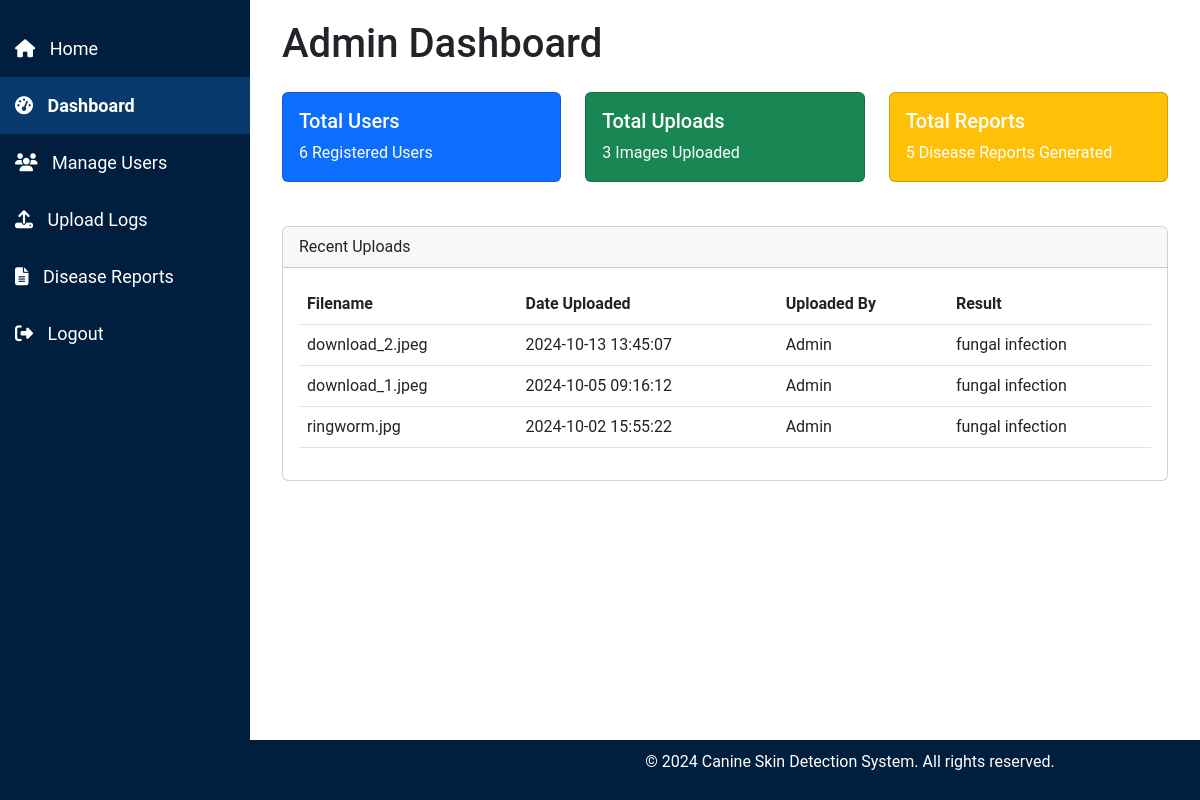
Before: /admin/admin_dashboard (signed in) with the older database file.
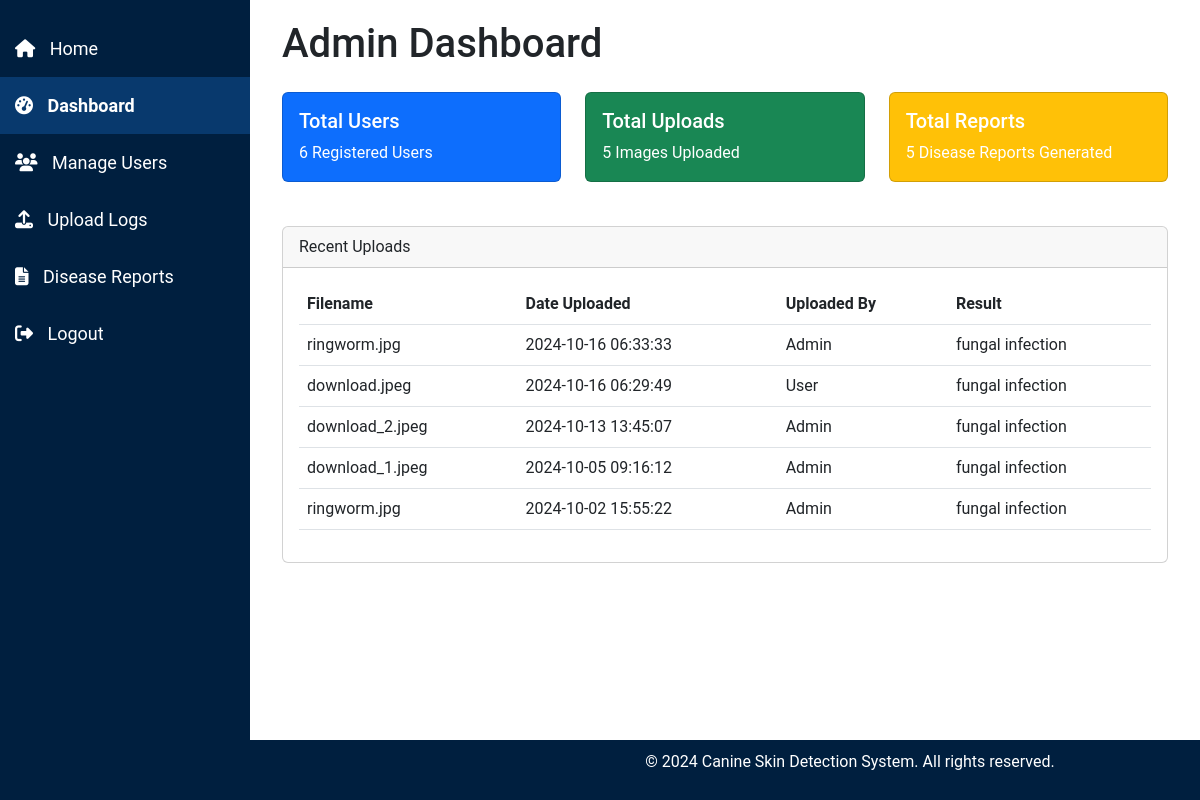
After: the same page with the newer database file.
### tables this page shows
CREATE TABLE uploads (
    id INTEGER PRIMARY KEY AUTOINCREMENT,
    filename TEXT NOT NULL,
    upload_date TIMESTAMP DEFAULT CURRENT_TIMESTAMP,
    file_type TEXT NOT NULL,
    result TEXT NOT NULL,  -- Add a column for storing the result (disease name)
    username TEXT NOT NULL  -- Store the username instead of user_id
);

### admin.py (the view)
@admin.route('/admin_dashboard')
def admin_dashboard():
    if 'user' not in session or session.get('role') != 'admin':
        flash('Access denied! Admins only.', 'danger')
        return redirect(url_for('index'))
    conn = get_db_connection()
    total_users = conn.execute('SELECT COUNT(*) FROM users').fetchone()[0]
    total_uploads = conn.execute('SELECT COUNT(*) FROM uploads').fetchone()[0]
    total_reports = conn.execute('SELECT COUNT(*) FROM diseases').fetchone()[0]
    recent_uploads = conn.execute('SELECT filename, upload_date, username, result FROM uploads ORDER BY upload_date DESC LIMIT 10').fetchall()
    conn.close()
    return render_template('admin/admin_dashboard.html', total_users=total_users, total_reports=total_reports, total_uploads=total_uploads, recent_uploads=recent_uploads)

### db.py (called while the page is built)
def get_db_connection():
    conn = sqlite3.connect('site.db')
    conn.row_factory = sqlite3.Row  # Allows accessing rows as dictionaries
    return conn

### templates/admin/admin_dashboard.html (shortened to what this page needs)
<!DOCTYPE html>
<html lang="en">
<head>
    <link href="https://cdn.jsdelivr.net/npm/bootstrap@5.3.0-alpha1/dist/css/bootstrap.min.css" rel="stylesheet">
    <link rel="stylesheet" href="{{ url_for('static', filename='css/admin_styles.css') }}">
</head>
<body>
    {% include 'partials/admin_sidebar.html' %}
    <div class="content">
        <div class="container-fluid">
            <h1 class="mb-4">Admin Dashboard</h1>
            <div class="row">
                <div class="col-lg-4 col-md-6">
                    <div class="card text-white bg-primary">
                        <div class="card-body">
                            <h5 class="card-title">Total Users</h5>
                            <p class="card-text">{{ total_users }} Registered Users</p>
                        </div>
                    </div>
                </div>
                <div class="col-lg-4 col-md-6">
                    <div class="card text-white bg-success">
                        <div class="card-body">
                            <h5 class="card-title">Total Uploads</h5>
                            <p class="card-text">{{ total_uploads }} Images Uploaded</p>
                        </div>
                    </div>
                </div>
                <div class="col-lg-4 col-md-6">
                    <div class="card text-white bg-warning">
                        <div class="card-body">
                            <h5 class="card-title">Total Reports</h5>
                            <p class="card-text">{{ total_reports }} Disease Reports Generated</p>
                        </div>
                    </div>
                </div>
            </div>
            <div class="card mt-4">
                <div class="card-header">
                    Recent Uploads
                </div>
                <div class="card-body">
                    <table class="table table-hover">
                        <thead>
                            <tr>
                                <th>Filename</th>
                                <th>Date Uploaded</th>
                                <th>Uploaded By</th>
                                <th>Result</th>
                            </tr>
                        </thead>
                        <tbody>
                            {% for upload in recent_uploads %}
                            <tr>
                                <td>{{ upload.filename }}</td>
                                <td>{{ upload.upload_date }}</td>
                                <td>{{ upload.username }}</td>
                                <td>{{ upload.result }}</td>
                            </tr>
                            {% endfor %}
                        </tbody>
                    </table>
                </div>
            </div>
        </div>
    </div>
    {% include 'partials/footer_admin.html' %}
</body>
</html>

Changed rows visible on the page:
added uploads: filename "ringworm.jpg", upload_date "2024-10-16 06:33:33", username "Admin", result "fungal infection"
added uploads: filename "download.jpeg", upload_date "2024-10-16 06:29:49", username "User", result "fungal infection"
Other visible differences:
{{ total_uploads }}: "3" → "5"
